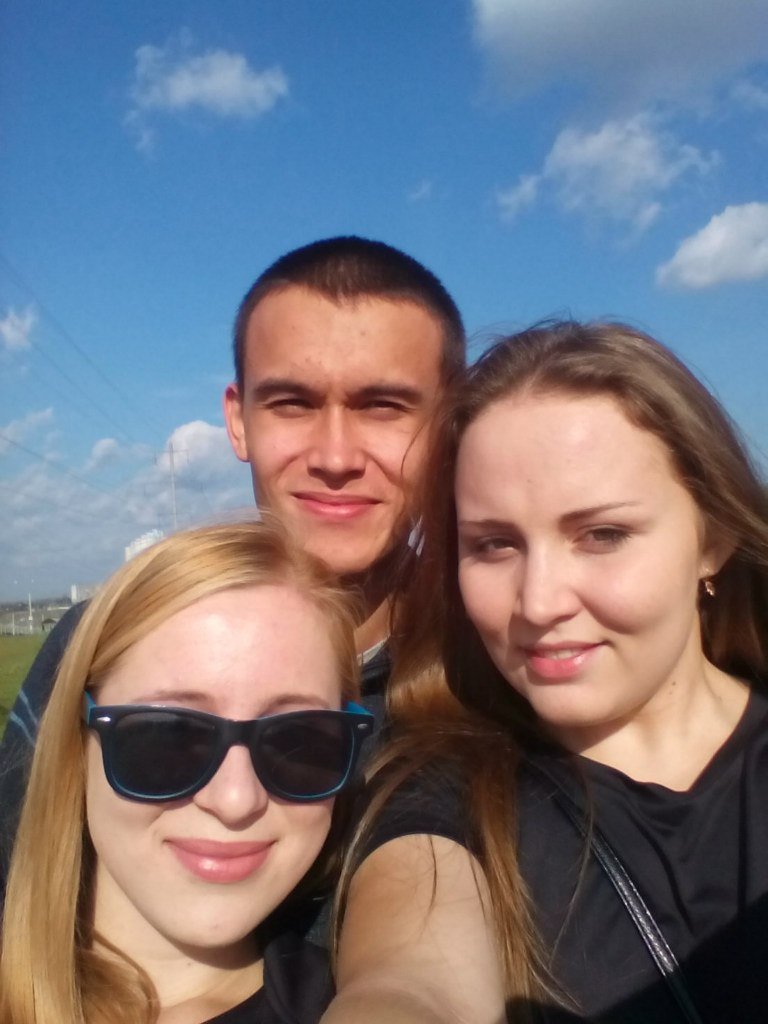
#> input picture images/input_imgs/Z/21.jpg, 768 x 1024 px; its folder holds 2 pictures in this run
$ python face_detectTest.py
#> lines starting #> are read from the running program, lines starting #| are printed output that depends on the picture; after the words box and inside, x2 and y2 are one past the last pixel; in counts of white or black regions, pixels touching at a corner belong together
import cv2
import sys
import os
import numpy as np

# Получить значения
imagePath = 'images/input_imgs/Z/'
output = 'images/output_imgs/Z/'
cascPath = "haarcascade_frontalface_default.xml" # Были заменены устаревшик классы, так как основному проекту около 4 лет.
# Были изменены способы импорта фото. Василь. За основу были выбраны два проекта и оба не работающие, соединил и решил проблемы. Снова Василь.
counter = 1
num_input_images = 1
# Создание каскада
faceCascade = cv2.CascadeClassifier(cascPath)


for i in range(1, 3): #Тут нужно добавить число загружаемых фоток если 2 то 1:3 3 - 1:4 и т.д.
    img_path = imagePath + '2' +str(i)+ '.jpg'
    img = cv2.imread(img_path)
#> img is the input picture: shape (1024, 768, 3); mean B, G, R 124.5, 116.2, 119.3
    # Чтение изображения

    gray = cv2.cvtColor(img, cv2.COLOR_BGR2GRAY)
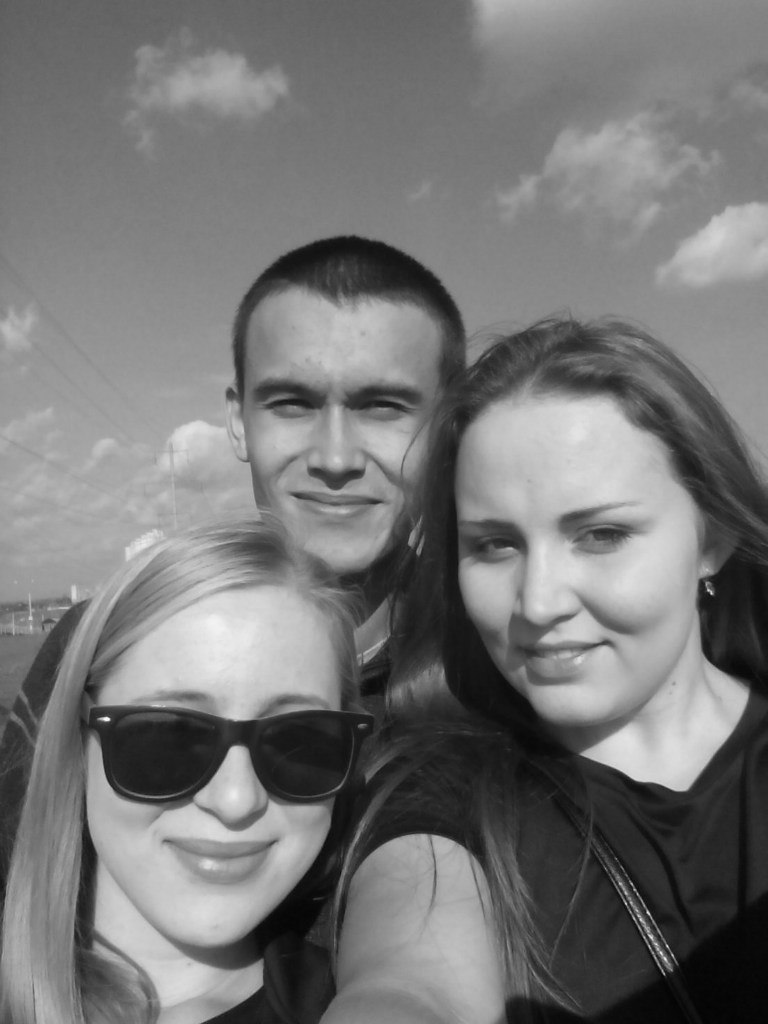
#> gray: shape (1024, 768); min 1, max 253, mean 118.1

    # Обнаружение лиц на изображении
    faces = faceCascade.detectMultiScale(
    gray,
    scaleFactor=1.1,
    minNeighbors=5,
    minSize=(30, 30),
    flags = cv2.CASCADE_SCALE_IMAGE)
#> faces = [[213, 308, 251, 251], [413, 424, 289, 289], [52, 621, 349, 349]]


    for (x,y,w,h) in faces: #Цикл для разрезки лиц
        cv2.rectangle(img,(x,y),(x+w,y+h),(255,0,0),2)
        sub_face = img[y:y+h, x:x+w]
        face_file_name = output + "z" + str(counter) + ".JPG"
        counter += 1
        cv2.imwrite(face_file_name, sub_face, [int(cv2.IMWRITE_JPEG_QUALITY), 90])
#> this loop made 3 passes
#> pass 1, `sub_face = img[y:y+h, x:x+w]`:
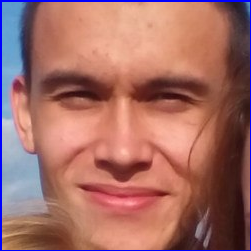
#> sub_face: shape (251, 251, 3); mean B, G, R 102.2, 108.9, 163.5
#> pass 2, `sub_face = img[y:y+h, x:x+w]`:
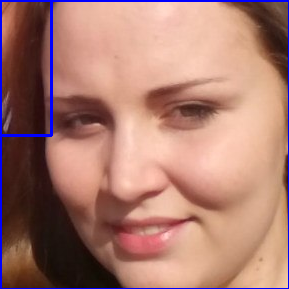
#> sub_face: shape (289, 289, 3); mean B, G, R 112.4, 123, 169.6
#> pass 3, `sub_face = img[y:y+h, x:x+w]`:
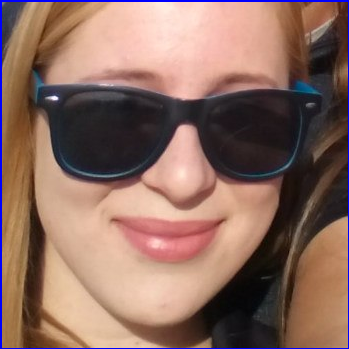
#> sub_face: shape (349, 349, 3); mean B, G, R 96.9, 107.9, 140.3
#> after the loop:
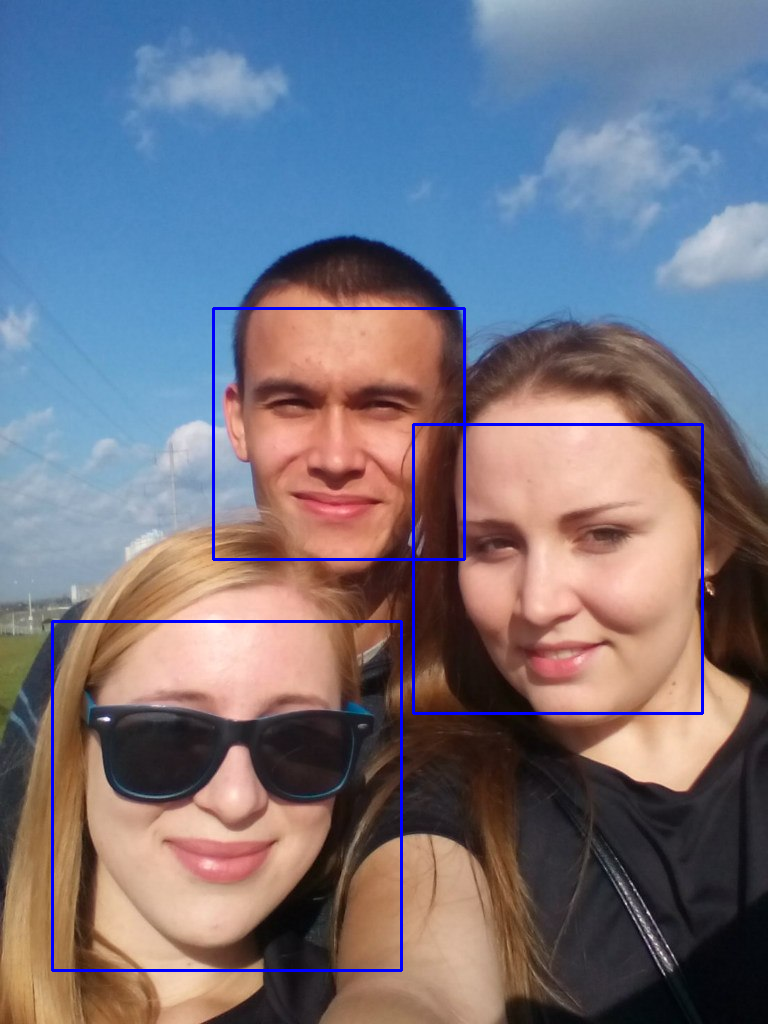
#> img: shape (1024, 768, 3); 1.35% of pixels changed, all inside (x1, y1, x2, y2) = (51, 307, 704, 972)
#> after the loop, counter = 4

    counter+=10 #Отделяет загружаемые фото от других фото значением +10
#> counter = 14
#> pass 2 of the loop `for i in range(1, 3):`:
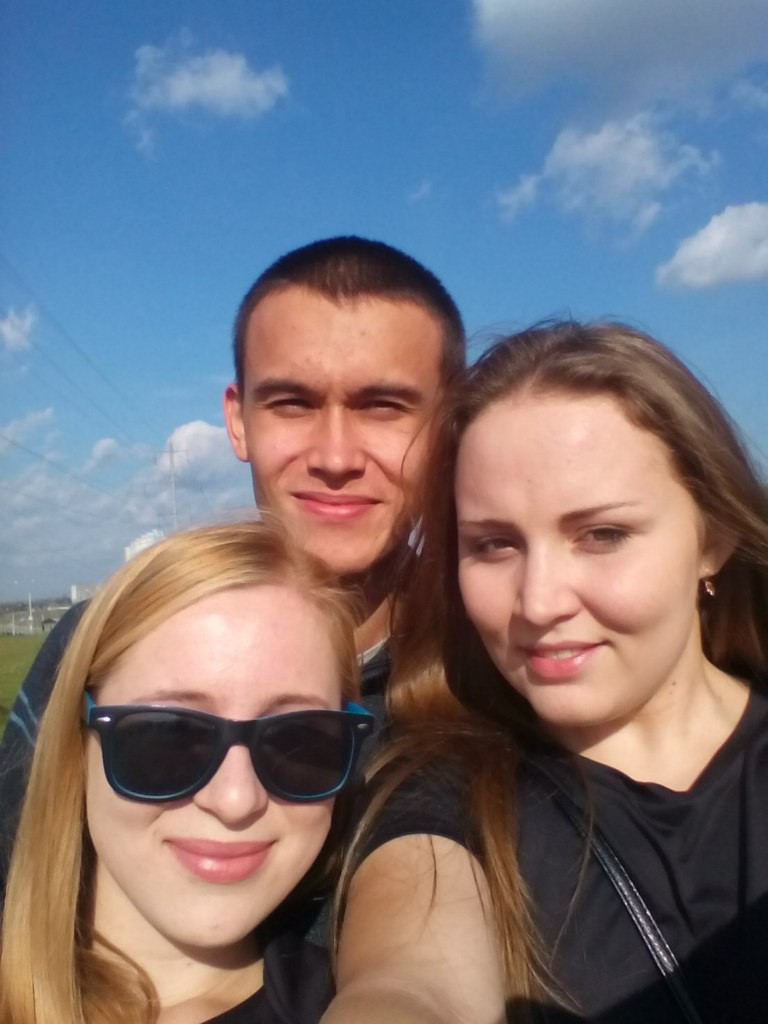
#> input picture images/input_imgs/Z/22.jpg, 768 x 1024 px
#> img is the input picture: shape (1024, 768, 3); mean B, G, R 124.5, 116.2, 119.3
#> faces = [[213, 308, 251, 251], [413, 424, 289, 289], [52, 622, 346, 346]]
#> the loop `for (x,y,w,h) in faces:` made 3 passes
#> (x, y, w, h, face_file_name) on passes 1 to 3: (213, 308, 251, 251, 'images/output_imgs/Z/z14.JPG'), (413, 424, 289, 289, 'images/output_imgs/Z/z15.JPG'), (52, 622, 346, 346, 'images/output_imgs/Z/z16.JPG')
#> pass 1, `sub_face = img[y:y+h, x:x+w]`:
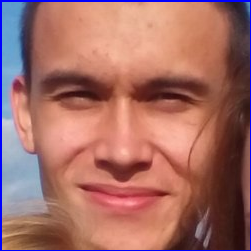
#> sub_face: shape (251, 251, 3); mean B, G, R 102.1, 108.9, 163.5
#> after the loop `for (x,y,w,h) in faces:`:
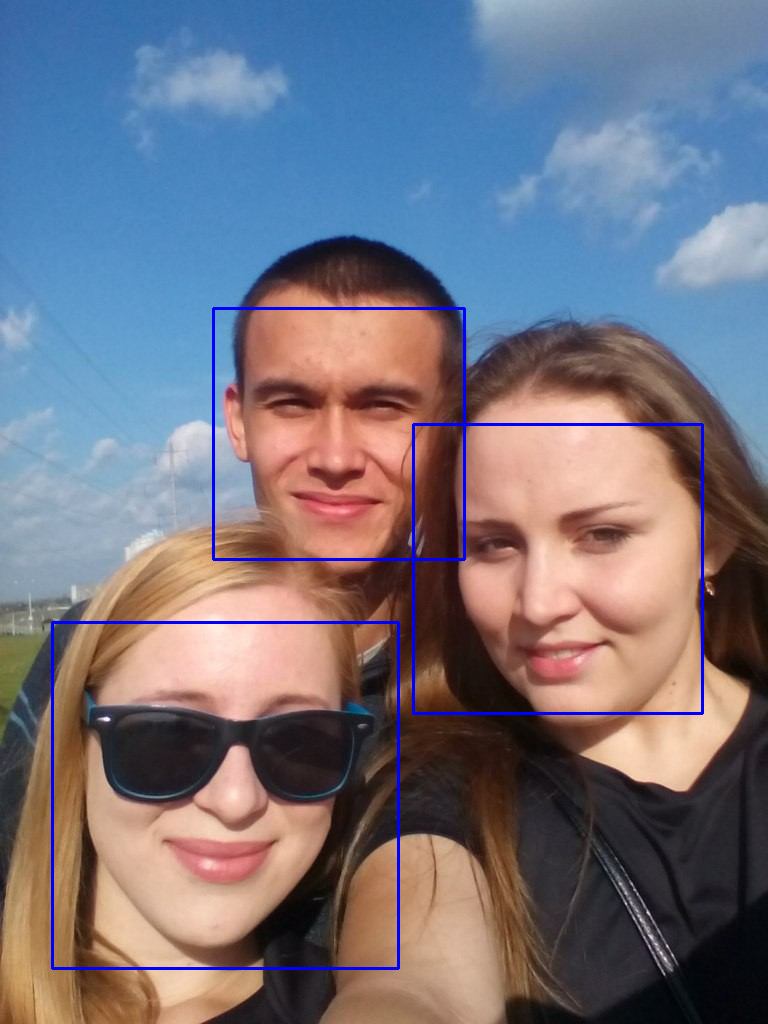
#> img: shape (1024, 768, 3); 1.35% of pixels changed, all inside (x1, y1, x2, y2) = (51, 307, 704, 970)
#> after the loop `for (x,y,w,h) in faces:`: counter = 17
#> `counter+=10`: counter = 27
